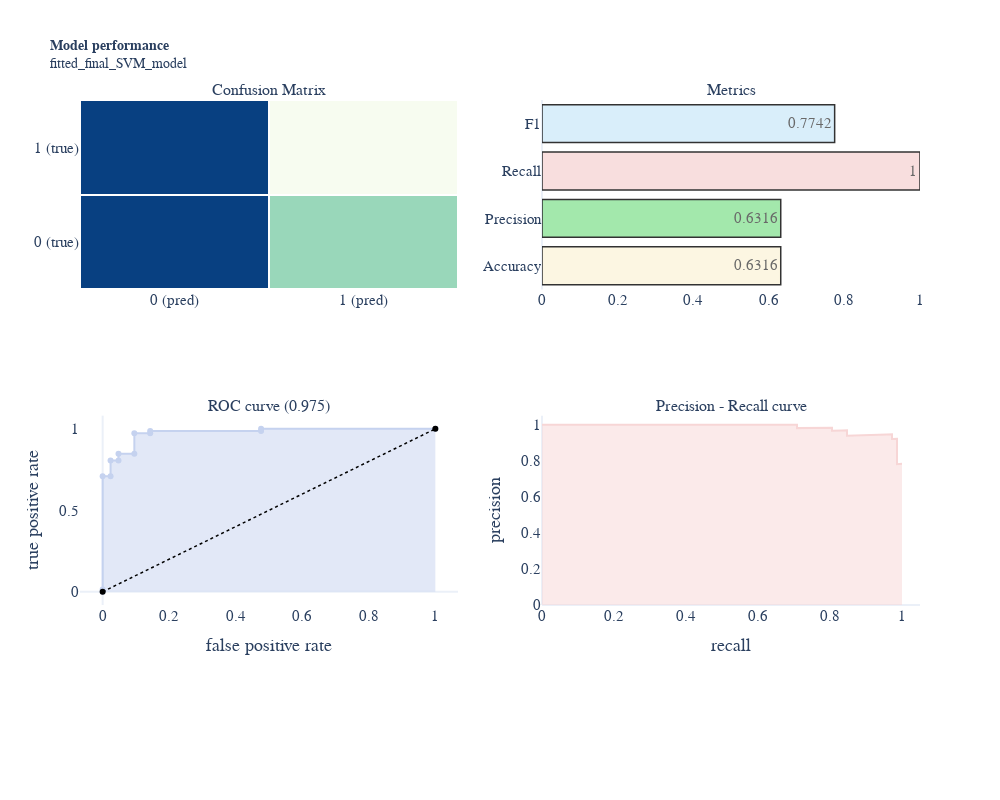

The cell this chart's notebook holds for it:
### Code cell
# Complete overview of the results

y_pred = fitted_final_SVM_model_2.predict(X_test)
y_score = fitted_final_SVM_model_2.predict_proba(X_test)[:,1]

viz.classification_model_performance_plot('fitted_final_SVM_model', y_test, y_pred, y_score)

### Figure 1 — Plotly figure (JSON) as saved in the notebook; plotly's stock layout.template omitted (floating-point values rounded to 4 significant figures)
{"data": [{"colorscale": [[0, "rgb(247,252,240)"], [0.125, "rgb(224,243,219)"], [0.25, "rgb(204,235,197)"], [0.375, "rgb(168,221,181)"], [0.5, "rgb(123,204,196)"], [0.625, "rgb(78,179,211)"], [0.75, "rgb(43,140,190)"], [0.875, "rgb(8,104,172)"], [1, "rgb(8,64,129)"]], "reversescale": true, "showscale": false, "type": "heatmap", "x": ["0 (pred)", "1 (pred)"], "xaxis": "x", "xgap": 2, "y": ["0 (true)", "1 (true)"], "yaxis": "y", "ygap": 2, "z": [[0, 42], [0, 72]]}, {"marker": {"color": ["rgb(252, 245, 219)", "rgb(141, 227, 152)", "rgb(247, 214, 214)", "rgb(208, 234, 250)"], "line": {"color": "#000000", "width": 1.5}}, "opacity": 0.8, "orientation": "h", "text": [0.6316, 0.6316, 1, 0.7742], "textposition": "auto", "type": "bar", "x": [0.6316, 0.6316, 1, 0.7742], "xaxis": "x2", "y": ["Accuracy", "Precision", "Recall", "F1"], "yaxis": "y2"}, {"fill": "tozeroy", "line": {"color": "rgb(197, 210, 239)", "width": 2}, "name": "Roc : ", "type": "scatter", "x": [0, 0, 0, 0.02381, 0.02381, 0.04762, 0.04762, 0.09524, 0.09524, 0.1429, 0.1429, 0.4762, 0.4762, 1], "xaxis": "x3", "y": [0, 0.01389, 0.7083, 0.7083, 0.8056, 0.8056, 0.8472, 0.8472, 0.9722, 0.9722, 0.9861, 0.9861, 1, 1], "yaxis": "y3"}, {"line": {"color": "black", "dash": "dot", "width": 1.5}, "type": "scatter", "x": [0, 1], "xaxis": "x3", "y": [0, 1], "yaxis": "y3"}, {"fill": "tozeroy", "line": {"color": "rgb(247, 214, 214)", "width": 2}, "name": "Precision[0.7826087  0.78021978 0.78888889 0.79775281 0.80681818 0.81609195\n 0.8255814  0.83529412 0.8452381  0.85542169 0.86585366 0.87654321\n 0.8875     0.89873418 0.91025641 0.92207792 0.92105263 0.93333333\n 0.94594595 0.94520548 0.94444444 0.94366197 0.94285714 0.94202899\n 0.94117647 0.94029851 0.93939394 0.93846154 0.953125   0.96825397\n 0.96774194 0.96721311 0.96666667 0.98305085 0.98275862 0.98245614\n 0.98214286 0.98181818 0.98148148 0.98113208 0.98076923 1.\n 1.         1.         1.         1.         1.         1.\n 1.         1.         1.         1.         1.         1.\n 1.         1.         1.         1.         1.         1.\n 1.         1.         1.         1.         1.         1.\n 1.         1.         1.         1.         1.         1.\n 1.         1.         1.         1.         1.         1.\n 1.         1.         1.         1.         1.         1.\n 1.         1.         1.         1.         1.         1.\n 1.         1.         1.        ]", "type": "scatter", "x": [1, 0.9861, 0.9861, 0.9861, 0.9861, 0.9861, 0.9861, 0.9861, 0.9861, 0.9861, 0.9861, 0.9861, 0.9861, 0.9861, 0.9861, 0.9861, 0.9722, 0.9722, 0.9722, 0.9583, 0.9444, 0.9306, 0.9167, 0.9028, 0.8889, 0.875, 0.8611, 0.8472, 0.8472, 0.8472, 0.8333, 0.8194, 0.8056, 0.8056, 0.7917, 0.7778, 0.7639, 0.75, 0.7361, 0.7222, 0.7083, 0.7083, 0.6944, 0.6806, 0.6667, 0.6528, 0.6389, 0.625, 0.6111, 0.5972, 0.5833, 0.5694, 0.5556, 0.5417, 0.5278, 0.5139, 0.5, 0.4861, 0.4722, 0.4583, 0.4444, 0.4306, 0.4167, 0.4028, 0.3889, 0.375, 0.3611, 0.3472, 0.3333, 0.3194, 0.3056, 0.2917, 0.2778, 0.2639, 0.25, 0.2361, 0.2222, 0.2083, 0.1944, 0.1806, 0.1667, 0.1528, 0.1389, 0.125, 0.1111, 0.09722, 0.08333, 0.06944, 0.05556, 0.04167, 0.02778, 0.01389, 0], "xaxis": "x4", "y": [0.7826, 0.7802, 0.7889, 0.7978, 0.8068, 0.8161, 0.8256, 0.8353, 0.8452, 0.8554, 0.8659, 0.8765, 0.8875, 0.8987, 0.9103, 0.9221, 0.9211, 0.9333, 0.9459, 0.9452, 0.9444, 0.9437, 0.9429, 0.942, 0.9412, 0.9403, 0.9394, 0.9385, 0.9531, 0.9683, 0.9677, 0.9672, 0.9667, 0.9831, 0.9828, 0.9825, 0.9821, 0.9818, 0.9815, 0.9811, 0.9808, 1, 1, 1, 1, 1, 1, 1, 1, 1, 1, 1, 1, 1, 1, 1, 1, 1, 1, 1, 1, 1, 1, 1, 1, 1, 1, 1, 1, 1, 1, 1, 1, 1, 1, 1, 1, 1, 1, 1, 1, 1, 1, 1, 1, 1, 1, 1, 1, 1, 1, 1, 1], "yaxis": "y4"}], "layout": {"annotations": [{"font": {"size": 16}, "showarrow": false, "text": "Confusion Matrix", "x": 0.225, "xanchor": "center", "xref": "paper", "y": 1, "yanchor": "bottom", "yref": "paper"}, {"font": {"size": 16}, "showarrow": false, "text": "Metrics", "x": 0.775, "xanchor": "center", "xref": "paper", "y": 1, "yanchor": "bottom", "yref": "paper"}, {"font": {"size": 16}, "showarrow": false, "text": "ROC curve (0.975)", "x": 0.225, "xanchor": "center", "xref": "paper", "y": 0.375, "yanchor": "bottom", "yref": "paper"}, {"font": {"size": 16}, "showarrow": false, "text": "Precision - Recall curve", "x": 0.775, "xanchor": "center", "xref": "paper", "y": 0.375, "yanchor": "bottom", "yref": "paper"}], "autosize": false, "height": 800, "margin": {"b": 195}, "showlegend": false, "title": {"font": {"size": 14}, "text": "<b>Model performance</b><br>fitted_final_SVM_model"}, "width": 1000, "xaxis": {"anchor": "y", "domain": [0, 0.45]}, "xaxis2": {"anchor": "y2", "domain": [0.55, 1], "range": [0, 1]}, "xaxis3": {"anchor": "y3", "domain": [0, 0.45], "title": {"text": "false positive rate"}}, "xaxis4": {"anchor": "y4", "domain": [0.55, 1], "range": [0, 1.05], "title": {"text": "recall"}}, "yaxis": {"anchor": "x", "domain": [0.625, 1]}, "yaxis2": {"anchor": "x2", "domain": [0.625, 1]}, "yaxis3": {"anchor": "x3", "domain": [0, 0.375], "title": {"text": "true positive rate"}}, "yaxis4": {"anchor": "x4", "domain": [0, 0.375], "range": [0, 1.05], "title": {"text": "precision"}}}}
